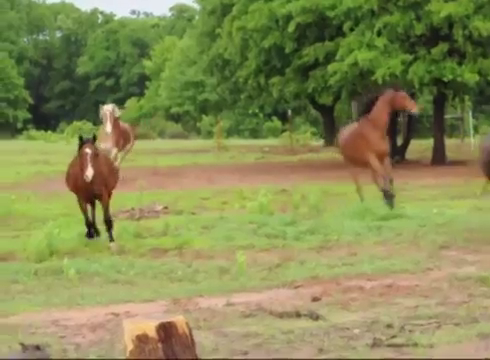
#> input picture frame 68 of 2.. Opencv - Image processing/image_data/horse.mp4, 490 x 360 px
$ jupyter execute --allow-errors '5. Opencv - Image processing.ipynb'
#> lines starting #> are read from the running program, lines starting #| are printed output that depends on the picture; after the words box and inside, x2 and y2 are one past the last pixel; in counts of white or black regions, pixels touching at a corner belong together
[cell 1]
import os
import cv2
import numpy as np
os.chdir("D:\\Learning\\Projects with learning\\Machine Learning\\Projects\\2.. Opencv - Image processing")
#> (the rest of this cell did not finish here and is left out)

### Write on each frame of Video

[cell 2]
capture_video = cv2.VideoCapture('./image_data/horse.mp4')
sz = (int(capture_video.get(cv2.CAP_PROP_FRAME_WIDTH)), int(capture_video.get(cv2.CAP_PROP_FRAME_HEIGHT)))
print('WxH is: ',sz)

# Define the codec and create VideoWriter object. http://www.fourcc.org/codecs.php
fourcc = cv2.VideoWriter_fourcc(*'mp4v') # for avi - DIVX, mp4 - mp4v
out = cv2.VideoWriter('./image_data/horse_text.mp4',fourcc, int(capture_video.get(cv2.CAP_PROP_FPS)), sz, True)

count = 0
(label_width, label_height), baseline = cv2.getTextSize(str(count), cv2.FONT_HERSHEY_PLAIN, 3, 2)
print('lw, lh is ', label_width, label_height)

while(capture_video.isOpened()):
    ret, frame = capture_video.read()
#> frame is the input picture: shape (360, 490, 3); mean B, G, R 84.8, 139.4, 135.9
    #frame = cv2.cvtColor(frame, cv2.COLOR_BGR2GRAY)

    if ret==True:
        # write the frame
        cv2.putText(frame, str(count), (sz[0]-100, sz[1]-100), cv2.FONT_HERSHEY_PLAIN, 3, (0,0,0), 3, cv2.LINE_AA)
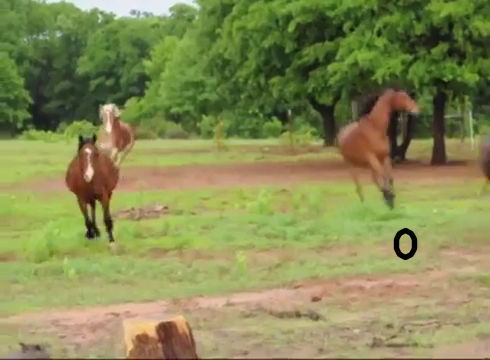
#> frame: shape (360, 490, 3); 0.28% of pixels changed, all inside (x1, y1, x2, y2) = (393, 227, 418, 261)
        out.write(frame)

    else:
        break
    count = count + 1

# Release everything if job is finished
capture_video.release()
out.release()
cv2.destroyAllWindows()


$ run again, starting later in the video
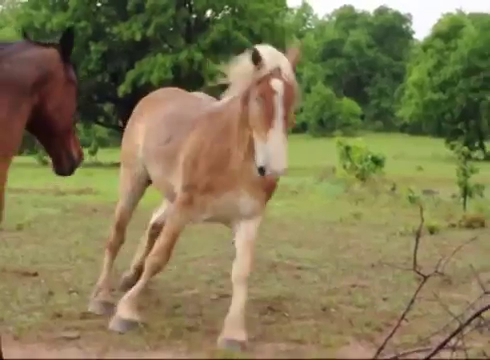
#> input picture frame 307 of 2.. Opencv - Image processing/image_data/horse.mp4, 490 x 360 px
#> frame is the input picture: shape (360, 490, 3); mean B, G, R 81.7, 121.4, 128.6
#> `cv2.putText(frame, str(count), (sz[0]-100, sz[1]-100), cv2.FONT_HERSHE..`:
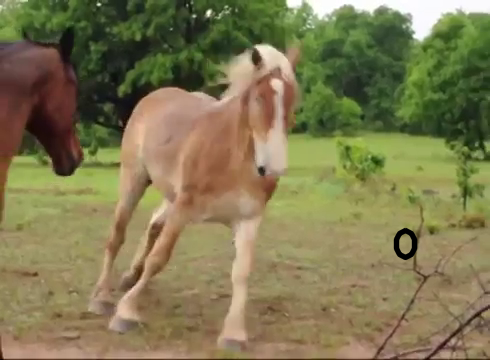
#> frame: shape (360, 490, 3); 0.28% of pixels changed, all inside (x1, y1, x2, y2) = (393, 227, 418, 261)

$ run again, starting later in the video
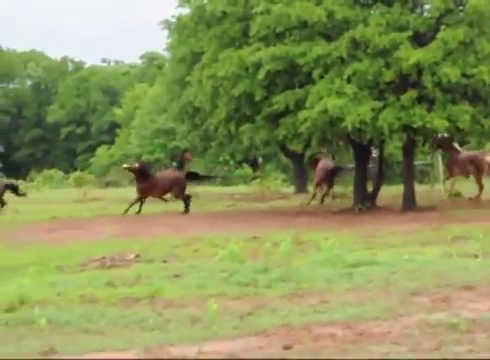
#> input picture frame 547 of 2.. Opencv - Image processing/image_data/horse.mp4, 490 x 360 px
#> frame is the input picture: shape (360, 490, 3); mean B, G, R 90.5, 146.8, 138
#> `cv2.putText(frame, str(count), (sz[0]-100, sz[1]-100), cv2.FONT_HERSHE..`:
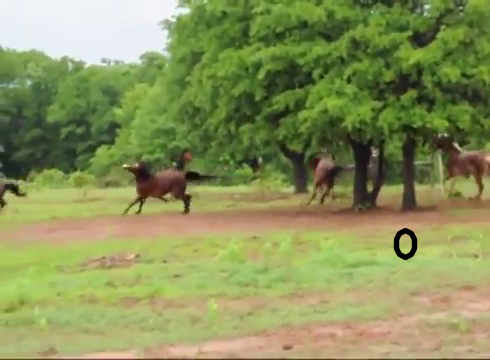
#> frame: shape (360, 490, 3); 0.28% of pixels changed, all inside (x1, y1, x2, y2) = (393, 227, 418, 261)
